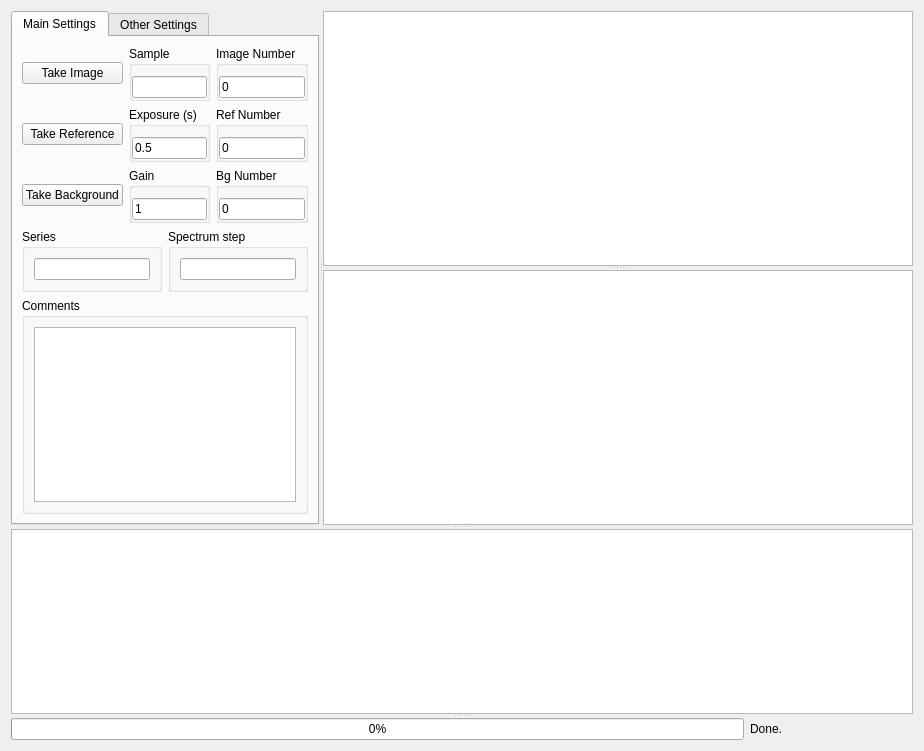
<?xml version="1.0" encoding="UTF-8"?>
<ui version="4.0">
 <class>Abs</class>
 <widget class="QWidget" name="Abs">
  <property name="geometry">
   <rect>
    <x>0</x>
    <y>0</y>
    <width>924</width>
    <height>751</height>
   </rect>
  </property>
  <property name="windowTitle">
   <string>Form</string>
  </property>
  <layout class="QVBoxLayout" name="verticalLayout">
   <item>
    <widget class="QSplitter" name="splitterAll">
     <property name="orientation">
      <enum>Qt::Vertical</enum>
     </property>
     <widget class="QSplitter" name="splitterTop">
      <property name="orientation">
       <enum>Qt::Horizontal</enum>
      </property>
      <widget class="QTabWidget" name="tabWidget_3">
       <property name="sizePolicy">
        <sizepolicy hsizetype="Expanding" vsizetype="Expanding">
         <horstretch>1</horstretch>
         <verstretch>0</verstretch>
        </sizepolicy>
       </property>
       <property name="currentIndex">
        <number>0</number>
       </property>
       <widget class="QWidget" name="tab_3">
        <attribute name="title">
         <string>Main Settings</string>
        </attribute>
        <layout class="QVBoxLayout" name="verticalLayout_2">
         <item>
          <layout class="QGridLayout" name="gridLayout" columnstretch="1,0,0">
           <item row="4" column="0">
            <widget class="QPushButton" name="bCCDBack">
             <property name="text">
              <string>Take Background</string>
             </property>
            </widget>
           </item>
           <item row="4" column="1">
            <widget class="QGroupBox" name="groupBox_35">
             <property name="title">
              <string>Gain</string>
             </property>
             <property name="flat">
              <bool>true</bool>
             </property>
             <layout class="QHBoxLayout" name="horizontalLayout_33">
              <property name="leftMargin">
               <number>0</number>
              </property>
              <property name="topMargin">
               <number>10</number>
              </property>
              <property name="rightMargin">
               <number>0</number>
              </property>
              <property name="bottomMargin">
               <number>0</number>
              </property>
              <item>
               <widget class="QINumberEdit" name="tEMCCDGain">
                <property name="text">
                 <string>1</string>
                </property>
               </widget>
              </item>
             </layout>
            </widget>
           </item>
           <item row="4" column="2">
            <widget class="QGroupBox" name="groupBox_38">
             <property name="title">
              <string>Bg Number</string>
             </property>
             <property name="flat">
              <bool>true</bool>
             </property>
             <property name="checkable">
              <bool>false</bool>
             </property>
             <layout class="QGridLayout" name="gridLayout_8">
              <property name="leftMargin">
               <number>0</number>
              </property>
              <property name="topMargin">
               <number>10</number>
              </property>
              <property name="rightMargin">
               <number>0</number>
              </property>
              <property name="bottomMargin">
               <number>0</number>
              </property>
              <property name="spacing">
               <number>0</number>
              </property>
              <item row="0" column="0">
               <widget class="QINumberEdit" name="tCCDBGNum">
                <property name="text">
                 <string>0</string>
                </property>
               </widget>
              </item>
             </layout>
            </widget>
           </item>
           <item row="3" column="1">
            <widget class="QGroupBox" name="groupBox_34">
             <property name="title">
              <string>Exposure (s)</string>
             </property>
             <property name="flat">
              <bool>true</bool>
             </property>
             <layout class="QHBoxLayout" name="horizontalLayout_32">
              <property name="leftMargin">
               <number>0</number>
              </property>
              <property name="topMargin">
               <number>10</number>
              </property>
              <property name="rightMargin">
               <number>0</number>
              </property>
              <property name="bottomMargin">
               <number>0</number>
              </property>
              <item>
               <widget class="QFNumberEdit" name="tEMCCDExp">
                <property name="text">
                 <string>0.5</string>
                </property>
               </widget>
              </item>
             </layout>
            </widget>
           </item>
           <item row="0" column="0">
            <widget class="QPushButton" name="bCCDImage">
             <property name="text">
              <string>Take Image</string>
             </property>
            </widget>
           </item>
           <item row="3" column="0">
            <widget class="QPushButton" name="bCCDReference">
             <property name="text">
              <string>Take Reference</string>
             </property>
            </widget>
           </item>
           <item row="0" column="1">
            <widget class="QGroupBox" name="groupBox_42">
             <property name="title">
              <string>Sample</string>
             </property>
             <property name="flat">
              <bool>true</bool>
             </property>
             <property name="checkable">
              <bool>false</bool>
             </property>
             <layout class="QGridLayout" name="gridLayout_12">
              <property name="leftMargin">
               <number>0</number>
              </property>
              <property name="topMargin">
               <number>10</number>
              </property>
              <property name="rightMargin">
               <number>0</number>
              </property>
              <property name="bottomMargin">
               <number>0</number>
              </property>
              <property name="spacing">
               <number>0</number>
              </property>
              <item row="0" column="0">
               <widget class="QLineEdit" name="tSampleName">
                <property name="toolTip">
                 <string>NIRP, NIRW, FELF, FELP, SLITS, SPECL</string>
                </property>
                <property name="statusTip">
                 <string/>
                </property>
                <property name="whatsThis">
                 <string/>
                </property>
                <property name="accessibleName">
                 <string/>
                </property>
                <property name="accessibleDescription">
                 <string/>
                </property>
                <property name="inputMethodHints">
                 <set>Qt::ImhNone</set>
                </property>
                <property name="text">
                 <string/>
                </property>
               </widget>
              </item>
             </layout>
            </widget>
           </item>
           <item row="0" column="2">
            <widget class="QGroupBox" name="groupBox_37">
             <property name="title">
              <string>Image Number</string>
             </property>
             <property name="flat">
              <bool>true</bool>
             </property>
             <property name="checkable">
              <bool>false</bool>
             </property>
             <layout class="QGridLayout" name="gridLayout_7">
              <property name="leftMargin">
               <number>0</number>
              </property>
              <property name="topMargin">
               <number>10</number>
              </property>
              <property name="rightMargin">
               <number>0</number>
              </property>
              <property name="bottomMargin">
               <number>0</number>
              </property>
              <property name="spacing">
               <number>0</number>
              </property>
              <item row="0" column="0">
               <widget class="QINumberEdit" name="tCCDImageNum">
                <property name="text">
                 <string>0</string>
                </property>
               </widget>
              </item>
             </layout>
            </widget>
           </item>
           <item row="3" column="2">
            <widget class="QGroupBox" name="groupBox">
             <property name="title">
              <string>Ref Number</string>
             </property>
             <property name="flat">
              <bool>true</bool>
             </property>
             <layout class="QHBoxLayout" name="horizontalLayout">
              <property name="leftMargin">
               <number>0</number>
              </property>
              <property name="topMargin">
               <number>10</number>
              </property>
              <property name="rightMargin">
               <number>0</number>
              </property>
              <property name="bottomMargin">
               <number>0</number>
              </property>
              <item>
               <widget class="QINumberEdit" name="tCCDRefNum">
                <property name="text">
                 <string>0</string>
                </property>
               </widget>
              </item>
             </layout>
            </widget>
           </item>
          </layout>
         </item>
         <item>
          <layout class="QHBoxLayout" name="horizontalLayout_5">
           <item>
            <widget class="QGroupBox" name="groupBox_3">
             <property name="title">
              <string>Series</string>
             </property>
             <property name="flat">
              <bool>true</bool>
             </property>
             <layout class="QHBoxLayout" name="horizontalLayout_2">
              <item>
               <widget class="QLineEdit" name="tCCDSeries"/>
              </item>
             </layout>
            </widget>
           </item>
           <item>
            <widget class="QGroupBox" name="groupBox_4">
             <property name="title">
              <string>Spectrum step</string>
             </property>
             <property name="flat">
              <bool>true</bool>
             </property>
             <layout class="QHBoxLayout" name="horizontalLayout_3">
              <item>
               <widget class="QLineEdit" name="tSpectrumStep"/>
              </item>
             </layout>
            </widget>
           </item>
          </layout>
         </item>
         <item>
          <widget class="QGroupBox" name="groupBox_46">
           <property name="title">
            <string>Comments</string>
           </property>
           <property name="flat">
            <bool>true</bool>
           </property>
           <layout class="QHBoxLayout" name="horizontalLayout_37">
            <item>
             <widget class="QTextEdit" name="tCCDComments"/>
            </item>
           </layout>
          </widget>
         </item>
        </layout>
       </widget>
       <widget class="QWidget" name="tab_4">
        <attribute name="title">
         <string>Other Settings</string>
        </attribute>
        <layout class="QHBoxLayout" name="horizontalLayout_52">
         <item>
          <layout class="QGridLayout" name="gridLayout_17">
           <item row="2" column="0">
            <spacer name="verticalSpacer_4">
             <property name="orientation">
              <enum>Qt::Vertical</enum>
             </property>
             <property name="sizeHint" stdset="0">
              <size>
               <width>20</width>
               <height>40</height>
              </size>
             </property>
            </spacer>
           </item>
           <item row="0" column="0">
            <widget class="QGroupBox" name="groupBox_2">
             <property name="title">
              <string>Sample Temp</string>
             </property>
             <property name="flat">
              <bool>true</bool>
             </property>
             <layout class="QHBoxLayout" name="horizontalLayout_44">
              <property name="leftMargin">
               <number>0</number>
              </property>
              <property name="topMargin">
               <number>10</number>
              </property>
              <property name="rightMargin">
               <number>0</number>
              </property>
              <property name="bottomMargin">
               <number>0</number>
              </property>
              <item>
               <widget class="QLineEdit" name="tCCDSampleTemp"/>
              </item>
             </layout>
            </widget>
           </item>
           <item row="0" column="2">
            <widget class="QGroupBox" name="groupBox_45">
             <property name="title">
              <string>Slits</string>
             </property>
             <property name="flat">
              <bool>true</bool>
             </property>
             <property name="checkable">
              <bool>false</bool>
             </property>
             <layout class="QGridLayout" name="gridLayout_15">
              <property name="leftMargin">
               <number>0</number>
              </property>
              <property name="topMargin">
               <number>10</number>
              </property>
              <property name="rightMargin">
               <number>0</number>
              </property>
              <property name="bottomMargin">
               <number>0</number>
              </property>
              <property name="spacing">
               <number>0</number>
              </property>
              <item row="0" column="0">
               <widget class="QLineEdit" name="tCCDSlits">
                <property name="text">
                 <string>0</string>
                </property>
               </widget>
              </item>
             </layout>
            </widget>
           </item>
           <item row="1" column="0">
            <widget class="QGroupBox" name="groupBox_43">
             <property name="title">
              <string>Ymin</string>
             </property>
             <property name="flat">
              <bool>true</bool>
             </property>
             <property name="checkable">
              <bool>false</bool>
             </property>
             <layout class="QGridLayout" name="gridLayout_13">
              <property name="leftMargin">
               <number>0</number>
              </property>
              <property name="topMargin">
               <number>10</number>
              </property>
              <property name="rightMargin">
               <number>0</number>
              </property>
              <property name="bottomMargin">
               <number>0</number>
              </property>
              <property name="spacing">
               <number>0</number>
              </property>
              <item row="0" column="0">
               <widget class="QLineEdit" name="tCCDYMin">
                <property name="text">
                 <string>0</string>
                </property>
               </widget>
              </item>
             </layout>
            </widget>
           </item>
           <item row="1" column="2">
            <widget class="QGroupBox" name="groupBox_44">
             <property name="title">
              <string>Ymax</string>
             </property>
             <property name="flat">
              <bool>true</bool>
             </property>
             <property name="checkable">
              <bool>false</bool>
             </property>
             <layout class="QGridLayout" name="gridLayout_14">
              <property name="leftMargin">
               <number>0</number>
              </property>
              <property name="topMargin">
               <number>10</number>
              </property>
              <property name="rightMargin">
               <number>0</number>
              </property>
              <property name="bottomMargin">
               <number>0</number>
              </property>
              <property name="spacing">
               <number>0</number>
              </property>
              <item row="0" column="0">
               <widget class="QLineEdit" name="tCCDYMax">
                <property name="text">
                 <string>400</string>
                </property>
               </widget>
              </item>
             </layout>
            </widget>
           </item>
          </layout>
         </item>
        </layout>
       </widget>
      </widget>
      <widget class="QSplitter" name="splitterImages">
       <property name="sizePolicy">
        <sizepolicy hsizetype="Preferred" vsizetype="Expanding">
         <horstretch>10</horstretch>
         <verstretch>0</verstretch>
        </sizepolicy>
       </property>
       <property name="orientation">
        <enum>Qt::Vertical</enum>
       </property>
       <widget class="GraphicsLayoutWidget" name="gCCDImage">
        <property name="sizePolicy">
         <sizepolicy hsizetype="Expanding" vsizetype="Preferred">
          <horstretch>1</horstretch>
          <verstretch>1</verstretch>
         </sizepolicy>
        </property>
       </widget>
       <widget class="GraphicsLayoutWidget" name="gCCDBack">
        <property name="sizePolicy">
         <sizepolicy hsizetype="Expanding" vsizetype="Preferred">
          <horstretch>1</horstretch>
          <verstretch>1</verstretch>
         </sizepolicy>
        </property>
       </widget>
      </widget>
     </widget>
     <widget class="PlotWidget" name="gCCDBin"/>
     <widget class="QWidget" name="layoutWidget">
      <layout class="QHBoxLayout" name="horizontalLayout_34" stretch="9,1,1">
       <property name="bottomMargin">
        <number>0</number>
       </property>
       <item>
        <widget class="QProgressBar" name="pCCD">
         <property name="value">
          <number>0</number>
         </property>
        </widget>
       </item>
       <item>
        <widget class="QLabel" name="lCCDProg">
         <property name="text">
          <string>Done.</string>
         </property>
        </widget>
       </item>
       <item>
        <spacer name="horizontalSpacer_3">
         <property name="orientation">
          <enum>Qt::Horizontal</enum>
         </property>
         <property name="sizeHint" stdset="0">
          <size>
           <width>40</width>
           <height>20</height>
          </size>
         </property>
        </spacer>
       </item>
      </layout>
     </widget>
    </widget>
   </item>
  </layout>
 </widget>
 <customwidgets>
  <customwidget>
   <class>QINumberEdit</class>
   <extends>QLineEdit</extends>
   <header>InstsAndQt.customQt</header>
  </customwidget>
  <customwidget>
   <class>QFNumberEdit</class>
   <extends>QLineEdit</extends>
   <header>InstsAndQt.customQt</header>
  </customwidget>
  <customwidget>
   <class>PlotWidget</class>
   <extends>QGraphicsView</extends>
   <header>pyqtgraph</header>
  </customwidget>
  <customwidget>
   <class>GraphicsLayoutWidget</class>
   <extends>QGraphicsView</extends>
   <header>pyqtgraph</header>
  </customwidget>
 </customwidgets>
 <resources/>
 <connections/>
</ui>
